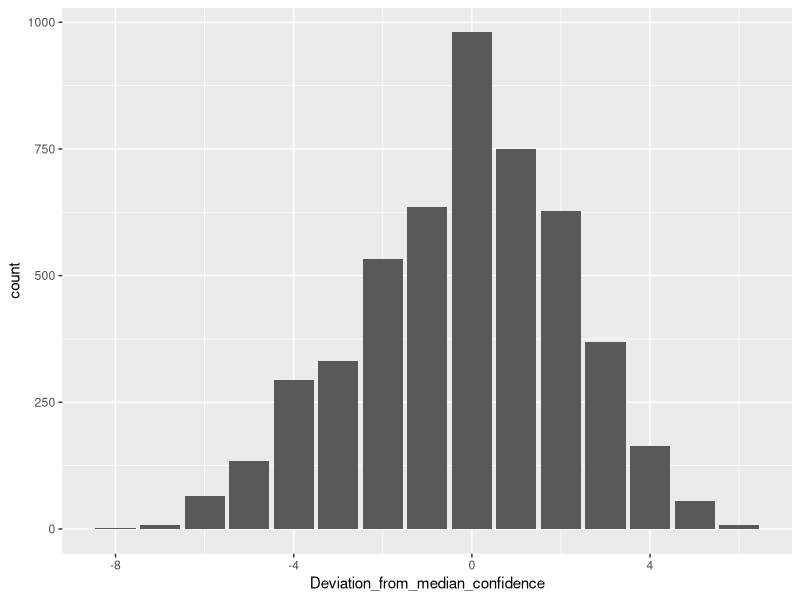

This figure's R source:
setwd ("C:\\Github\\igm_survey_gender\\scraping")
library("tidyverse")

# load data
df<-read_delim("data_output.csv",delim="|")
# Confidence
df1<-df%>%select(Confidence,Name)%>%
  separate(Confidence,into = paste("CONF", 1:119, sep = "_"),sep=";")%>%
  pivot_longer(1:119, names_to="Question",values_to = "Confidence")%>%
  mutate(Confidence=as.numeric(Confidence))
# Medianconf
df2<-df%>%select(Medianconf,Name)%>%
  separate(Medianconf,into = paste("CONF", 1:119, sep = "_"),sep=";")%>%
  pivot_longer(1:119, names_to="Question",values_to = "Medianconf")%>%
  mutate(Medianconf=as.numeric(Medianconf))
df3<-df%>%select(Questions,Name)%>%
  separate(Questions,into = paste("CONF", 1:119, sep = "_"),sep=";")%>%
  pivot_longer(1:119, names_to="Question",values_to = "Questiontext")
# merge
df4<-merge(df1,df2,by=c("Name","Question"))
df4<-merge(df4,df3,by=c("Name","Question"))%>%
      mutate(Question=as.numeric(substr(Question,6,6)),
             Deviation_from_median_confidence=Confidence-Medianconf)
write_csv(df4,"cleaned_data_not_all_elements.csv")
# Plot
ggplot(df4,aes(x=Deviation_from_median_confidence))+geom_bar()